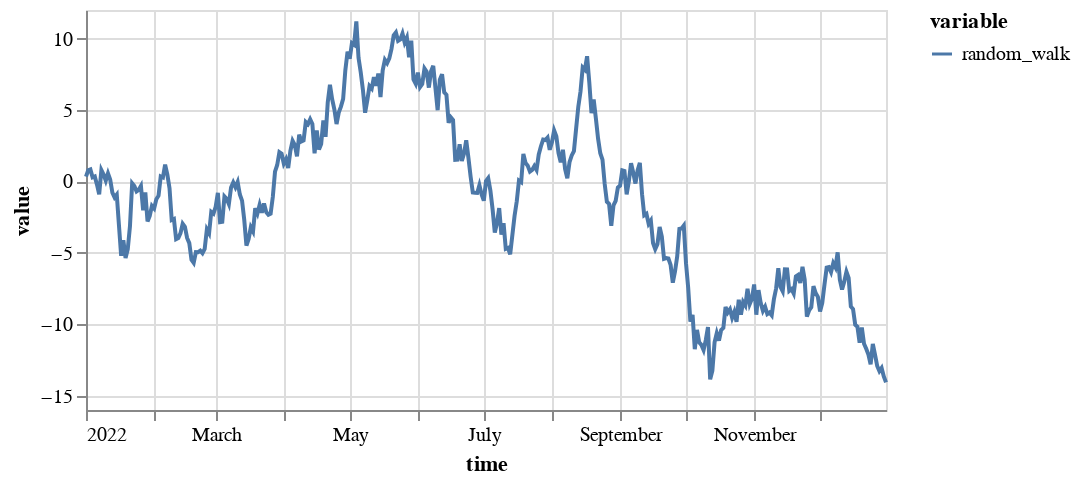

Notebook code for this chart:
### Code cell
ts.plot()

### Figure 1 — Vega specification as saved in the notebook (floating-point values rounded to 4 significant figures; data arrays with more than 128 entries replaced by an {"elided": "..."} marker saying what was removed)
{"$schema": "https://vega.github.io/schema/vega/v5.json", "data": [{"name": "source_0", "values": {"elided": "365 records"}, "transform": [{"type": "formula", "expr": "toDate(datum['time'])", "as": "time"}]}, {"name": "source_0_y_domain_value", "values": [{"min": -14.06, "max": 11.2}]}, {"name": "source_0_color_domain_variable", "values": [{"variable": "random_walk"}]}], "marks": [{"type": "group", "name": "layer_0_pathgroup", "from": {"facet": {"data": "source_0", "name": "faceted_path_layer_0_main", "groupby": ["variable"]}}, "encode": {"update": {"width": {"field": {"signal": null, "datum": null, "group": "width", "parent": null}}, "height": {"field": {"signal": null, "datum": null, "group": "height", "parent": null}}}}, "marks": [{"type": "line", "name": "layer_0_marks", "from": {"data": "faceted_path_layer_0_main"}, "sort": {"field": "x"}, "encode": {"update": {"defined": {"signal": "isValid(datum[\"time\"]) && isFinite(+datum[\"time\"]) && isValid(datum[\"value\"]) && isFinite(+datum[\"value\"])"}, "y": {"field": "value", "scale": "y"}, "stroke": {"field": "variable", "scale": "color"}, "x": {"field": "time", "scale": "x"}}}, "style": ["line"]}]}], "scales": [{"name": "x", "type": "time", "domain": {"data": "source_0", "field": "time"}, "range": [0, {"signal": "width"}]}, {"name": "y", "type": "linear", "domain": [{"signal": "(data(\"source_0_y_domain_value\")[0] || {}).min"}, {"signal": "(data(\"source_0_y_domain_value\")[0] || {}).max"}], "range": [{"signal": "height"}, 0], "nice": true, "zero": true}, {"name": "color", "type": "ordinal", "domain": {"data": "source_0_color_domain_variable", "field": "variable", "sort": true}, "range": "category"}], "axes": [{"scale": "x", "tickCount": {"signal": "ceil(width/40)"}, "gridScale": "y", "minExtent": 0, "domain": false, "ticks": false, "labels": false, "maxExtent": 0, "grid": true, "orient": "bottom", "zindex": 0, "aria": false}, {"scale": "y", "zindex": 0, "tickCount": {"signal": "ceil(height/40)"}, "grid": true, "maxExtent": 0, "domain": false, "aria": false, "ticks": false, "orient": "left", "labels": false, "minExtent": 0, "gridScale": "x"}, {"scale": "x", "labelOverlap": true, "zindex": 0, "title": "time", "labelFlush": true, "orient": "bottom", "grid": false, "tickCount": {"signal": "ceil(width/40)"}}, {"scale": "y", "title": "value", "zindex": 0, "orient": "left", "labelOverlap": true, "tickCount": {"signal": "ceil(height/40)"}, "grid": false}], "background": "white", "padding": 5, "height": 200, "style": "cell", "legends": [{"stroke": "color", "symbolType": "stroke", "title": "variable"}], "width": 400}
